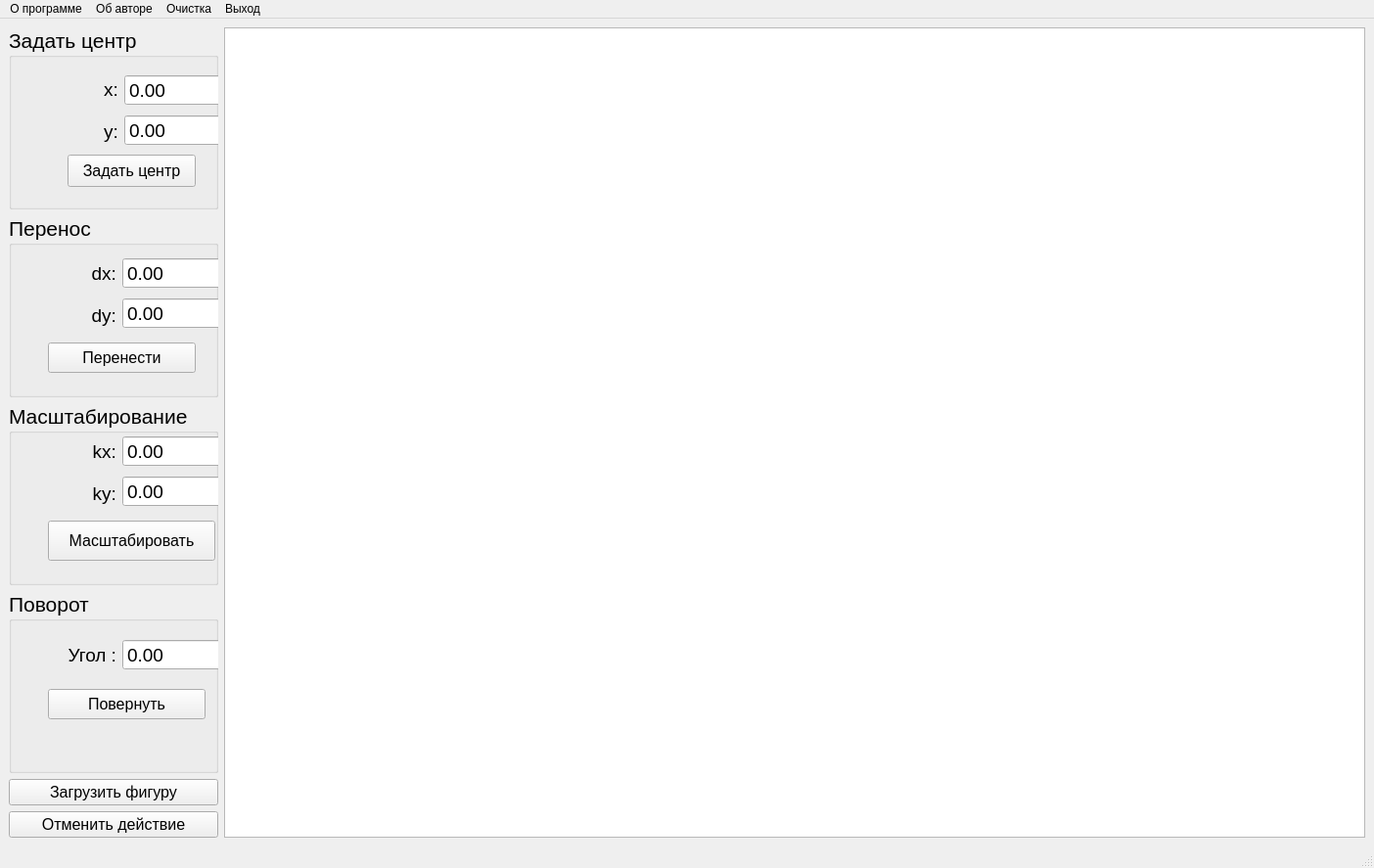
<?xml version="1.0" encoding="UTF-8"?>
<ui version="4.0">
 <class>MainWindow</class>
 <widget class="QMainWindow" name="MainWindow">
  <property name="geometry">
   <rect>
    <x>0</x>
    <y>0</y>
    <width>1404</width>
    <height>887</height>
   </rect>
  </property>
  <property name="windowTitle">
   <string>MainWindow</string>
  </property>
  <widget class="QWidget" name="centralwidget">
   <layout class="QGridLayout" name="gridLayout">
    <item row="0" column="0">
     <widget class="QGroupBox" name="groupBox_center">
      <property name="font">
       <font>
        <pointsize>16</pointsize>
       </font>
      </property>
      <property name="title">
       <string>Задать центр</string>
      </property>
      <widget class="QWidget" name="layoutWidget_3">
       <property name="geometry">
        <rect>
         <x>12</x>
         <y>45</y>
         <width>231</width>
         <height>79</height>
        </rect>
       </property>
       <layout class="QHBoxLayout" name="horizontalLayout_4">
        <item>
         <layout class="QVBoxLayout" name="verticalLayout_7">
          <item>
           <widget class="QLabel" name="label_9">
            <property name="font">
             <font>
              <pointsize>14</pointsize>
             </font>
            </property>
            <property name="text">
             <string>x:</string>
            </property>
            <property name="alignment">
             <set>Qt::AlignRight|Qt::AlignTrailing|Qt::AlignVCenter</set>
            </property>
           </widget>
          </item>
          <item>
           <widget class="QLabel" name="label_10">
            <property name="font">
             <font>
              <pointsize>14</pointsize>
             </font>
            </property>
            <property name="text">
             <string>y:</string>
            </property>
            <property name="alignment">
             <set>Qt::AlignRight|Qt::AlignTrailing|Qt::AlignVCenter</set>
            </property>
           </widget>
          </item>
         </layout>
        </item>
        <item>
         <layout class="QVBoxLayout" name="verticalLayout_8">
          <item>
           <widget class="QDoubleSpinBox" name="doubleSpinBox_scale_x_2">
            <property name="font">
             <font>
              <pointsize>14</pointsize>
             </font>
            </property>
            <property name="minimum">
             <double>-1000000000000000000.000000000000000</double>
            </property>
            <property name="maximum">
             <double>1000000000000000000.000000000000000</double>
            </property>
           </widget>
          </item>
          <item>
           <widget class="QDoubleSpinBox" name="doubleSpinBox_scale_y_2">
            <property name="font">
             <font>
              <pointsize>14</pointsize>
             </font>
            </property>
            <property name="minimum">
             <double>-1000000000000000000.000000000000000</double>
            </property>
            <property name="maximum">
             <double>1000000000000000000.000000000000000</double>
            </property>
           </widget>
          </item>
         </layout>
        </item>
       </layout>
      </widget>
      <widget class="QPushButton" name="pushButton_center_2">
       <property name="geometry">
        <rect>
         <x>60</x>
         <y>130</y>
         <width>131</width>
         <height>33</height>
        </rect>
       </property>
       <property name="font">
        <font>
         <pointsize>12</pointsize>
        </font>
       </property>
       <property name="text">
        <string>Задать центр</string>
       </property>
      </widget>
     </widget>
    </item>
    <item row="0" column="1" rowspan="6">
     <widget class="QGraphicsView" name="graphicsView"/>
    </item>
    <item row="1" column="0">
     <widget class="QGroupBox" name="groupBox_move">
      <property name="font">
       <font>
        <pointsize>16</pointsize>
       </font>
      </property>
      <property name="title">
       <string>Перенос</string>
      </property>
      <widget class="QWidget" name="layoutWidget">
       <property name="geometry">
        <rect>
         <x>10</x>
         <y>40</y>
         <width>231</width>
         <height>81</height>
        </rect>
       </property>
       <layout class="QHBoxLayout" name="horizontalLayout_2">
        <item>
         <layout class="QVBoxLayout" name="verticalLayout_3">
          <item>
           <widget class="QLabel" name="label_4">
            <property name="font">
             <font>
              <pointsize>14</pointsize>
             </font>
            </property>
            <property name="text">
             <string>dx:</string>
            </property>
            <property name="alignment">
             <set>Qt::AlignRight|Qt::AlignTrailing|Qt::AlignVCenter</set>
            </property>
           </widget>
          </item>
          <item>
           <widget class="QLabel" name="label_5">
            <property name="font">
             <font>
              <pointsize>14</pointsize>
             </font>
            </property>
            <property name="text">
             <string>dy:</string>
            </property>
            <property name="alignment">
             <set>Qt::AlignRight|Qt::AlignTrailing|Qt::AlignVCenter</set>
            </property>
           </widget>
          </item>
         </layout>
        </item>
        <item>
         <layout class="QVBoxLayout" name="verticalLayout_4">
          <item>
           <widget class="QDoubleSpinBox" name="doubleSpinBox_move_x">
            <property name="font">
             <font>
              <pointsize>14</pointsize>
             </font>
            </property>
            <property name="minimum">
             <double>-1000000000000000000.000000000000000</double>
            </property>
            <property name="maximum">
             <double>1000000000000000000.000000000000000</double>
            </property>
           </widget>
          </item>
          <item>
           <widget class="QDoubleSpinBox" name="doubleSpinBox_move_y">
            <property name="font">
             <font>
              <pointsize>14</pointsize>
             </font>
            </property>
            <property name="minimum">
             <double>-1000000000000000000.000000000000000</double>
            </property>
            <property name="maximum">
             <double>1000000000000000000.000000000000000</double>
            </property>
           </widget>
          </item>
         </layout>
        </item>
       </layout>
      </widget>
      <widget class="QPushButton" name="pushButton_move">
       <property name="geometry">
        <rect>
         <x>40</x>
         <y>130</y>
         <width>151</width>
         <height>31</height>
        </rect>
       </property>
       <property name="font">
        <font>
         <pointsize>12</pointsize>
        </font>
       </property>
       <property name="text">
        <string>Перенести</string>
       </property>
      </widget>
     </widget>
    </item>
    <item row="2" column="0">
     <widget class="QGroupBox" name="groupBox_scale">
      <property name="font">
       <font>
        <pointsize>16</pointsize>
       </font>
      </property>
      <property name="title">
       <string>Масштабирование</string>
      </property>
      <widget class="QWidget" name="layoutWidget_2">
       <property name="geometry">
        <rect>
         <x>10</x>
         <y>30</y>
         <width>231</width>
         <height>81</height>
        </rect>
       </property>
       <layout class="QHBoxLayout" name="horizontalLayout_3">
        <item>
         <layout class="QVBoxLayout" name="verticalLayout_5">
          <item>
           <widget class="QLabel" name="label_7">
            <property name="font">
             <font>
              <pointsize>14</pointsize>
             </font>
            </property>
            <property name="text">
             <string>kx:</string>
            </property>
            <property name="alignment">
             <set>Qt::AlignRight|Qt::AlignTrailing|Qt::AlignVCenter</set>
            </property>
           </widget>
          </item>
          <item>
           <widget class="QLabel" name="label_8">
            <property name="font">
             <font>
              <pointsize>14</pointsize>
             </font>
            </property>
            <property name="text">
             <string>ky:</string>
            </property>
            <property name="alignment">
             <set>Qt::AlignRight|Qt::AlignTrailing|Qt::AlignVCenter</set>
            </property>
           </widget>
          </item>
         </layout>
        </item>
        <item>
         <layout class="QVBoxLayout" name="verticalLayout_6">
          <item>
           <widget class="QDoubleSpinBox" name="doubleSpinBox_scale_x">
            <property name="font">
             <font>
              <pointsize>14</pointsize>
             </font>
            </property>
            <property name="minimum">
             <double>-1000000000000000000.000000000000000</double>
            </property>
            <property name="maximum">
             <double>1000000000000000000.000000000000000</double>
            </property>
           </widget>
          </item>
          <item>
           <widget class="QDoubleSpinBox" name="doubleSpinBox_scale_y">
            <property name="font">
             <font>
              <pointsize>14</pointsize>
             </font>
            </property>
            <property name="minimum">
             <double>-1000000000000000000.000000000000000</double>
            </property>
            <property name="maximum">
             <double>1000000000000000000.000000000000000</double>
            </property>
           </widget>
          </item>
         </layout>
        </item>
       </layout>
      </widget>
      <widget class="QPushButton" name="pushButton_scale">
       <property name="geometry">
        <rect>
         <x>40</x>
         <y>120</y>
         <width>171</width>
         <height>41</height>
        </rect>
       </property>
       <property name="font">
        <font>
         <pointsize>12</pointsize>
        </font>
       </property>
       <property name="text">
        <string>Масштабировать</string>
       </property>
      </widget>
     </widget>
    </item>
    <item row="3" column="0">
     <widget class="QGroupBox" name="groupBox_spin">
      <property name="font">
       <font>
        <pointsize>16</pointsize>
       </font>
      </property>
      <property name="title">
       <string>Поворот</string>
      </property>
      <widget class="QWidget" name="layoutWidget_4">
       <property name="geometry">
        <rect>
         <x>0</x>
         <y>40</y>
         <width>241</width>
         <height>51</height>
        </rect>
       </property>
       <layout class="QHBoxLayout" name="horizontalLayout">
        <item>
         <layout class="QVBoxLayout" name="verticalLayout_2">
          <item>
           <widget class="QLabel" name="label">
            <property name="font">
             <font>
              <pointsize>14</pointsize>
             </font>
            </property>
            <property name="text">
             <string>Угол :</string>
            </property>
            <property name="alignment">
             <set>Qt::AlignRight|Qt::AlignTrailing|Qt::AlignVCenter</set>
            </property>
           </widget>
          </item>
         </layout>
        </item>
        <item>
         <layout class="QVBoxLayout" name="verticalLayout">
          <item>
           <widget class="QDoubleSpinBox" name="doubleSpinBox_spin_x">
            <property name="font">
             <font>
              <pointsize>14</pointsize>
             </font>
            </property>
            <property name="minimum">
             <double>-1000000000000000000.000000000000000</double>
            </property>
            <property name="maximum">
             <double>1000000000000000000.000000000000000</double>
            </property>
           </widget>
          </item>
         </layout>
        </item>
       </layout>
      </widget>
      <widget class="QPushButton" name="pushButton_spin">
       <property name="geometry">
        <rect>
         <x>40</x>
         <y>100</y>
         <width>161</width>
         <height>31</height>
        </rect>
       </property>
       <property name="font">
        <font>
         <pointsize>12</pointsize>
        </font>
       </property>
       <property name="text">
        <string>Повернуть</string>
       </property>
      </widget>
     </widget>
    </item>
    <item row="4" column="0">
     <widget class="QPushButton" name="load_pushButton">
      <property name="font">
       <font>
        <pointsize>12</pointsize>
       </font>
      </property>
      <property name="text">
       <string>Загрузить фигуру</string>
      </property>
     </widget>
    </item>
    <item row="5" column="0">
     <widget class="QPushButton" name="load_pushButton_2">
      <property name="font">
       <font>
        <pointsize>12</pointsize>
       </font>
      </property>
      <property name="text">
       <string>Отменить действие</string>
      </property>
     </widget>
    </item>
   </layout>
  </widget>
  <widget class="QMenuBar" name="menubar">
   <property name="geometry">
    <rect>
     <x>0</x>
     <y>0</y>
     <width>1404</width>
     <height>26</height>
    </rect>
   </property>
   <widget class="QMenu" name="program_menu">
    <property name="title">
     <string>О программе</string>
    </property>
   </widget>
   <widget class="QMenu" name="author_menu">
    <property name="title">
     <string>Об авторе</string>
    </property>
   </widget>
   <widget class="QMenu" name="clear_menu">
    <property name="title">
     <string>Очистка</string>
    </property>
   </widget>
   <widget class="QMenu" name="exit_menu">
    <property name="title">
     <string>Выход</string>
    </property>
   </widget>
   <addaction name="program_menu"/>
   <addaction name="author_menu"/>
   <addaction name="clear_menu"/>
   <addaction name="exit_menu"/>
  </widget>
  <widget class="QStatusBar" name="statusbar"/>
 </widget>
 <resources/>
 <connections/>
</ui>
